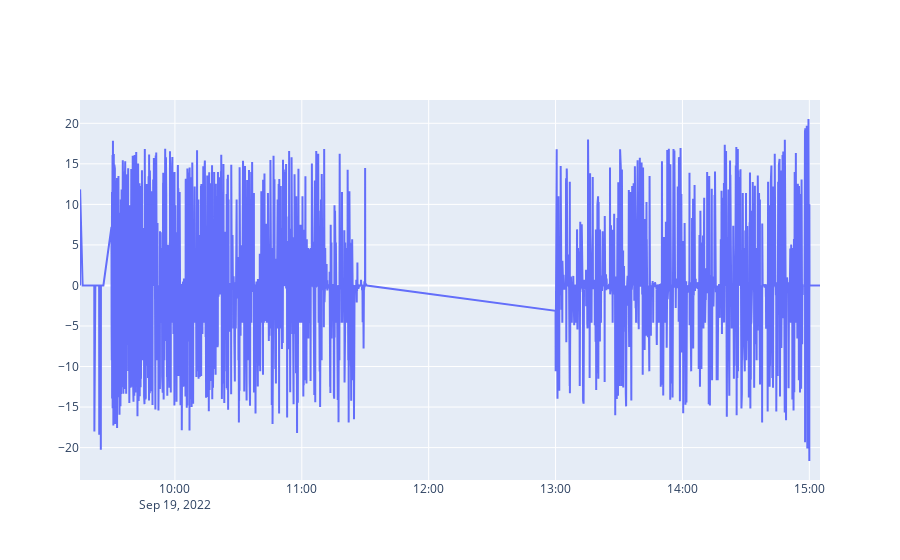

The notebook cell saved with this chart:
### Code cell
import plotly.graph_objects as go
 
fig = go.Figure(data=[
    go.Scatter(name='log-OFI', x=df_stk_indicator.index, y=df_stk_indicator['log-OFI']),
    
],
)

fig.show()

### Figure 1 — Plotly figure (JSON) as saved in the notebook; plotly's stock layout.template omitted (floating-point values rounded to 4 significant figures; data arrays with more than 128 entries replaced by an {"elided": "..."} marker saying what was removed)
{"data": [{"name": "log-OFI", "type": "scatter", "x": {"elided": "4151 str values"}, "y": {"elided": "4151 float values"}}], "layout": {}}
